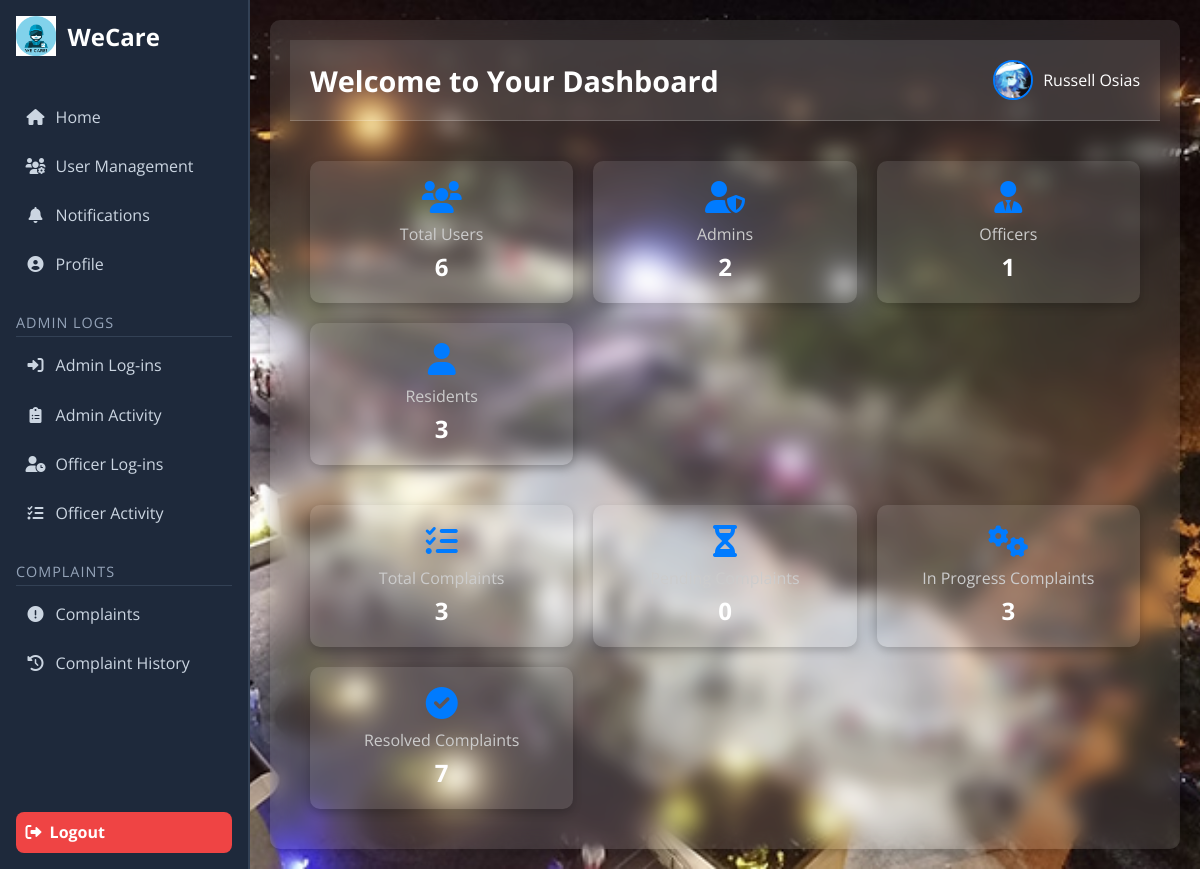
Page /dashboard.php (signed in) on the committed database.
### tables this page shows
CREATE TABLE `users` (
  `id` int(11) NOT NULL,
  `first_name` varchar(200) NOT NULL,
  `middle_name` varchar(200) NOT NULL,
  `last_name` varchar(200) NOT NULL,
  `email` varchar(200) NOT NULL,
  `password` varchar(200) NOT NULL,
  `phone_number` int(200) NOT NULL,
  `address` varchar(200) NOT NULL,
  `session_token` varchar(255) DEFAULT NULL,
  `token_expiry` datetime DEFAULT NULL,
  `reset_token` varchar(255) DEFAULT NULL,
  `reset_token_expiry` datetime DEFAULT NULL,
  `role` enum('admin','resident','officer') DEFAULT 'resident',
  `profile_picture` varchar(255) DEFAULT NULL
);

### dashboard.php (the view, shortened to what this page needs)
<?php
require_once 'includes/authentication.php';
$user_id = $_SESSION['user_id'];
try {
    $stmt = $conn->prepare("SELECT first_name, last_name, profile_picture, role FROM users WHERE id = :id");
    $stmt->bindParam(':id', $user_id);
    $stmt->execute();
    $user = $stmt->fetch(PDO::FETCH_ASSOC);
} catch (PDOException $e) {
    die("Error fetching user data: " . $e->getMessage());
}
try {
    $stmt = $conn->query("SELECT COUNT(*) AS total_users FROM users");
    $totalUsers = $stmt->fetch(PDO::FETCH_ASSOC)['total_users'];
    $stmt = $conn->query("SELECT role, COUNT(*) AS count FROM users GROUP BY role");
    $roleCounts = $stmt->fetchAll(PDO::FETCH_KEY_PAIR);
    $stmt = $conn->query("SELECT COUNT(*) AS total_complaints FROM complaints");
    $totalComplaints = $stmt->fetch(PDO::FETCH_ASSOC)['total_complaints'];
    $stmt = $conn->query("SELECT COUNT(*) AS pending_complaints FROM complaints WHERE status = 'pending'");
    $pendingComplaints = $stmt->fetch(PDO::FETCH_ASSOC)['pending_complaints'];
    $stmt = $conn->query("SELECT COUNT(*) AS in_progress_complaints FROM complaints WHERE status = 'in_progress'");
    $inProgressComplaints = $stmt->fetch(PDO::FETCH_ASSOC)['in_progress_complaints'];
    $stmt = $conn->query("SELECT COUNT(*) AS resolved_complaints FROM history_complaints WHERE status = 'resolved'");
    $resolvedComplaints = $stmt->fetch(PDO::FETCH_ASSOC)['resolved_complaints'];
} catch (PDOException $e) {
    die("Error fetching data: " . $e->getMessage());
}
?>
<!DOCTYPE html>
<html lang="en">
<head>
  <link rel="stylesheet" href="../assets/css/style.css">
  <link rel="stylesheet" href="https://cdnjs.cloudflare.com/ajax/libs/font-awesome/6.0.0/css/all.min.css">
</head>
<body>
  <div class="dashboard-wrapper">
    <?php include 'includes/sidebar.php'; ?>
    <main class="main-content">
      <header class="dashboard-header">
        <h1>Welcome to Your Dashboard</h1>
        <div class="user-info">
          <img src="<?php echo $user['profile_picture'] ? htmlspecialchars($user['profile_picture']) : 'assets/images/default_profile.png'; ?>" alt="Profile Picture">
          <span><?php echo htmlspecialchars($user['first_name'] . ' ' . $user['last_name']); ?></span>
        </div>
      </header>
      <section class="dashboard-stats">
        <div class="card">
          <i class="fas fa-users"></i>
          <div>
            <span>Total Users</span>
            <strong><?php echo $totalUsers; ?></strong>
          </div>
        </div>
        <div class="card">
          <i class="fas fa-user-shield"></i>
          <div>
            <span>Admins</span>
            <strong><?php echo $roleCounts['admin'] ?? 0; ?></strong>
          </div>
        </div>
        <div class="card">
          <i class="fas fa-user-tie"></i>
          <div>
            <span>Officers</span>
            <strong><?php echo $roleCounts['officer'] ?? 0; ?></strong>
          </div>
        </div>
        <div class="card">
          <i class="fas fa-user"></i>
          <div>
            <span>Residents</span>
            <strong><?php echo $roleCounts['resident'] ?? 0; ?></strong>
          </div>
        </div>
      </section>
      <section class="dashboard-stats">
        <div class="card">
          <i class="fas fa-tasks"></i>
          <div>
            <span>Total Complaints</span>
            <strong><?php echo $totalComplaints; ?></strong>
          </div>
        </div>
        <div class="card">
          <i class="fas fa-hourglass-half"></i>
          <div>
            <span>Pending Complaints</span>
            <strong><?php echo $pendingComplaints; ?></strong>
          </div>
        </div>
        <div class="card">
          <i class="fas fa-cogs"></i>
          <div>
            <span>In Progress Complaints</span>
            <strong><?php echo $inProgressComplaints; ?></strong>
          </div>
        </div>
        <div class="card">
          <i class="fas fa-check-circle"></i>
          <div>
            <span>Resolved Complaints</span>
            <strong><?php echo $resolvedComplaints; ?></strong>
          </div>
        </div>
      </section>
    </main>
  </div>
</body>
</html>

### assets/css/style.css (style rules this page uses)
* { margin: 0; padding: 0; box-sizing: border-box; font-family: "Open Sans", sans-serif; }
body { display: flex; align-items: stretch; min-height: 100vh; width: 100%; background: url("../images/image.jpg"), #000; background-position: center; background-size: cover; background-repeat: no-repeat; color: #fff; }
.dashboard-wrapper { display: flex; width: 100%; }
.main-content { flex-grow: 1; padding: 20px; background: rgba(255, 255, 255, 0.1); border-radius: 10px; margin: 20px; box-shadow: 0 4px 10px rgba(0, 0, 0, 0.2); backdrop-filter: blur(10px); -webkit-backdrop-filter: blur(10px); }
.dashboard-header { display: flex; justify-content: space-between; align-items: center; margin-bottom: 20px; }
.dashboard-header h1 { font-size: 2rem; color: #fff; }
.user-info { display: flex; align-items: center; font-size: 1rem; }
.dashboard-stats { display: grid; grid-template-columns: repeat(auto-fit, minmax(150px, 1fr)); gap: 20px; }
.card { background: rgba(255, 255, 255, 0.1); padding: 20px; border-radius: 10px; text-align: center; color: #fff; box-shadow: 0 4px 10px rgba(0, 0, 0, 0.2); transition: 0.3s ease; display: flex; flex-direction: column; justify-content: center; align-items: center; }
.card i { font-size: 2rem; margin-bottom: 10px; color: #007bff; }
.card div { text-align: center; }
.card span { font-size: 0.9rem; color: #ccc; }
.card strong { font-size: 1.2rem; color: #fff; }

### dashboard.php (style rules this page uses)
.dashboard-header { display: flex; justify-content: space-between; align-items: center; padding: 20px; background: rgba(255, 255, 255, 0.1); border-bottom: 1px solid rgba(255, 255, 255, 0.2); }
.dashboard-header h1 { font-size: 1.8rem; color: #fff; }
.user-info { display: flex; align-items: center; gap: 10px; }
.user-info img { width: 40px; height: 40px; border-radius: 50%; object-fit: cover; border: 2px solid #007bff; }
.user-info span { font-size: 1rem; color: #fff; }
.dashboard-stats { display: grid; grid-template-columns: repeat(auto-fit, minmax(200px, 1fr)); gap: 20px; padding: 20px; }
.card { background: rgba(255, 255, 255, 0.1); border-radius: 10px; padding: 20px; text-align: center; box-shadow: 0 4px 10px rgba(0, 0, 0, 0.2); transition: transform 0.3s ease; }
.card i { font-size: 2rem; color: #007bff; margin-bottom: 10px; }
.card div { display: flex; flex-direction: column; gap: 5px; }
.card span { font-size: 1rem; color: #ccc; }
.card strong { font-size: 1.5rem; color: #fff; }

### rows in the picture
users: profile_picture (picture), first_name+last_name "Russell Osias"

### other values in the picture
$totalUsers "6"
$roleCounts['admin'] "2"
$roleCounts['officer'] "1"
$roleCounts['resident'] "3"
$totalComplaints "3"
$pendingComplaints "0"
$inProgressComplaints "3"
$resolvedComplaints "7"
